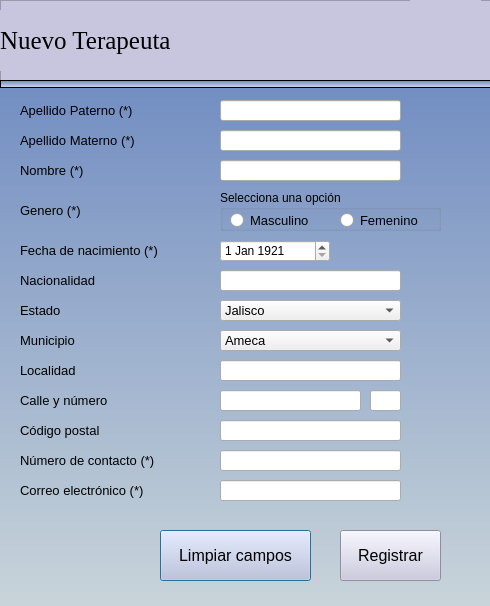
<?xml version="1.0" encoding="UTF-8"?>
<ui version="4.0">
 <class>DialogAgregarTerapeuta</class>
 <widget class="QDialog" name="DialogAgregarTerapeuta">
  <property name="geometry">
   <rect>
    <x>0</x>
    <y>0</y>
    <width>490</width>
    <height>606</height>
   </rect>
  </property>
  <property name="minimumSize">
   <size>
    <width>490</width>
    <height>500</height>
   </size>
  </property>
  <property name="windowTitle">
   <string>Dialog</string>
  </property>
  <widget class="QLabel" name="label">
   <property name="geometry">
    <rect>
     <x>0</x>
     <y>0</y>
     <width>541</width>
     <height>661</height>
    </rect>
   </property>
   <property name="minimumSize">
    <size>
     <width>480</width>
     <height>510</height>
    </size>
   </property>
   <property name="styleSheet">
    <string notr="true">background-color: qlineargradient(spread:pad, x1:0, y1:1, x2:0, y2:0, stop:0 rgba(210, 220, 220), stop:1 rgba(100, 130, 190));

</string>
   </property>
   <property name="text">
    <string/>
   </property>
  </widget>
  <widget class="QLabel" name="label_3">
   <property name="geometry">
    <rect>
     <x>20</x>
     <y>130</y>
     <width>161</width>
     <height>21</height>
    </rect>
   </property>
   <property name="font">
    <font>
     <pointsize>10</pointsize>
    </font>
   </property>
   <property name="text">
    <string>Apellido Materno (*)</string>
   </property>
  </widget>
  <widget class="QLineEdit" name="leCorreoElectronico">
   <property name="geometry">
    <rect>
     <x>220</x>
     <y>480</y>
     <width>181</width>
     <height>21</height>
    </rect>
   </property>
   <property name="font">
    <font>
     <pointsize>10</pointsize>
    </font>
   </property>
   <property name="text">
    <string/>
   </property>
   <property name="maxLength">
    <number>40</number>
   </property>
  </widget>
  <widget class="QLineEdit" name="leNombres">
   <property name="geometry">
    <rect>
     <x>220</x>
     <y>160</y>
     <width>181</width>
     <height>21</height>
    </rect>
   </property>
   <property name="font">
    <font>
     <pointsize>10</pointsize>
    </font>
   </property>
   <property name="maxLength">
    <number>27</number>
   </property>
  </widget>
  <widget class="QLineEdit" name="leCalle">
   <property name="geometry">
    <rect>
     <x>220</x>
     <y>390</y>
     <width>141</width>
     <height>21</height>
    </rect>
   </property>
   <property name="font">
    <font>
     <pointsize>10</pointsize>
    </font>
   </property>
   <property name="maxLength">
    <number>27</number>
   </property>
  </widget>
  <widget class="QLineEdit" name="leLoclidad">
   <property name="geometry">
    <rect>
     <x>220</x>
     <y>360</y>
     <width>181</width>
     <height>21</height>
    </rect>
   </property>
   <property name="font">
    <font>
     <pointsize>10</pointsize>
    </font>
   </property>
   <property name="maxLength">
    <number>27</number>
   </property>
  </widget>
  <widget class="QLabel" name="label_5">
   <property name="geometry">
    <rect>
     <x>20</x>
     <y>240</y>
     <width>181</width>
     <height>21</height>
    </rect>
   </property>
   <property name="font">
    <font>
     <pointsize>10</pointsize>
    </font>
   </property>
   <property name="text">
    <string>Fecha de nacimiento (*)</string>
   </property>
  </widget>
  <widget class="QLabel" name="label_17">
   <property name="geometry">
    <rect>
     <x>20</x>
     <y>510</y>
     <width>121</width>
     <height>21</height>
    </rect>
   </property>
   <property name="font">
    <font>
     <pointsize>10</pointsize>
    </font>
   </property>
   <property name="text">
    <string/>
   </property>
  </widget>
  <widget class="QLabel" name="label_16">
   <property name="geometry">
    <rect>
     <x>20</x>
     <y>480</y>
     <width>171</width>
     <height>21</height>
    </rect>
   </property>
   <property name="font">
    <font>
     <pointsize>10</pointsize>
    </font>
   </property>
   <property name="text">
    <string>Correo electrónico (*)</string>
   </property>
  </widget>
  <widget class="QLabel" name="label_18">
   <property name="geometry">
    <rect>
     <x>20</x>
     <y>270</y>
     <width>101</width>
     <height>21</height>
    </rect>
   </property>
   <property name="font">
    <font>
     <pointsize>10</pointsize>
    </font>
   </property>
   <property name="text">
    <string>Nacionalidad</string>
   </property>
  </widget>
  <widget class="QLineEdit" name="leCodigoPostal">
   <property name="geometry">
    <rect>
     <x>220</x>
     <y>420</y>
     <width>181</width>
     <height>21</height>
    </rect>
   </property>
   <property name="font">
    <font>
     <pointsize>10</pointsize>
    </font>
   </property>
   <property name="maxLength">
    <number>5</number>
   </property>
  </widget>
  <widget class="QPushButton" name="btnCancelar">
   <property name="geometry">
    <rect>
     <x>160</x>
     <y>530</y>
     <width>151</width>
     <height>51</height>
    </rect>
   </property>
   <property name="font">
    <font>
     <pointsize>12</pointsize>
    </font>
   </property>
   <property name="styleSheet">
    <string notr="true">background-color: rgb(255, 211, 160);
background-color: rgb(200, 198, 223);</string>
   </property>
   <property name="text">
    <string>Limpiar campos</string>
   </property>
  </widget>
  <widget class="QLineEdit" name="leNumeroCalle">
   <property name="geometry">
    <rect>
     <x>370</x>
     <y>390</y>
     <width>31</width>
     <height>21</height>
    </rect>
   </property>
   <property name="font">
    <font>
     <pointsize>10</pointsize>
    </font>
   </property>
   <property name="maxLength">
    <number>5</number>
   </property>
  </widget>
  <widget class="QLabel" name="label_6">
   <property name="geometry">
    <rect>
     <x>20</x>
     <y>200</y>
     <width>131</width>
     <height>21</height>
    </rect>
   </property>
   <property name="font">
    <font>
     <pointsize>10</pointsize>
    </font>
   </property>
   <property name="text">
    <string/>
   </property>
  </widget>
  <widget class="QLineEdit" name="leNumeroContacto">
   <property name="geometry">
    <rect>
     <x>220</x>
     <y>450</y>
     <width>181</width>
     <height>21</height>
    </rect>
   </property>
   <property name="font">
    <font>
     <pointsize>10</pointsize>
    </font>
   </property>
   <property name="maxLength">
    <number>10</number>
   </property>
  </widget>
  <widget class="QPushButton" name="btnRegistrar">
   <property name="geometry">
    <rect>
     <x>340</x>
     <y>530</y>
     <width>101</width>
     <height>51</height>
    </rect>
   </property>
   <property name="font">
    <font>
     <pointsize>12</pointsize>
    </font>
   </property>
   <property name="styleSheet">
    <string notr="true">background-color: rgb(180, 255, 199);
background-color: rgb(200, 198, 223);</string>
   </property>
   <property name="text">
    <string>Registrar</string>
   </property>
  </widget>
  <widget class="QLabel" name="label_4">
   <property name="geometry">
    <rect>
     <x>20</x>
     <y>160</y>
     <width>91</width>
     <height>21</height>
    </rect>
   </property>
   <property name="font">
    <font>
     <pointsize>10</pointsize>
    </font>
   </property>
   <property name="text">
    <string>Nombre (*)</string>
   </property>
  </widget>
  <widget class="QLabel" name="label_11">
   <property name="geometry">
    <rect>
     <x>20</x>
     <y>390</y>
     <width>121</width>
     <height>21</height>
    </rect>
   </property>
   <property name="font">
    <font>
     <pointsize>10</pointsize>
    </font>
   </property>
   <property name="text">
    <string>Calle y número</string>
   </property>
  </widget>
  <widget class="QLabel" name="label_9">
   <property name="geometry">
    <rect>
     <x>20</x>
     <y>300</y>
     <width>121</width>
     <height>21</height>
    </rect>
   </property>
   <property name="font">
    <font>
     <pointsize>10</pointsize>
    </font>
   </property>
   <property name="text">
    <string>Estado</string>
   </property>
  </widget>
  <widget class="QLabel" name="label_15">
   <property name="geometry">
    <rect>
     <x>20</x>
     <y>200</y>
     <width>81</width>
     <height>21</height>
    </rect>
   </property>
   <property name="font">
    <font>
     <pointsize>10</pointsize>
    </font>
   </property>
   <property name="text">
    <string>Genero (*)</string>
   </property>
  </widget>
  <widget class="QLineEdit" name="leApellidoPaterno">
   <property name="geometry">
    <rect>
     <x>220</x>
     <y>100</y>
     <width>181</width>
     <height>21</height>
    </rect>
   </property>
   <property name="font">
    <font>
     <pointsize>10</pointsize>
    </font>
   </property>
   <property name="text">
    <string/>
   </property>
   <property name="maxLength">
    <number>27</number>
   </property>
   <property name="dragEnabled">
    <bool>true</bool>
   </property>
  </widget>
  <widget class="QLineEdit" name="leApellidoMaterno">
   <property name="geometry">
    <rect>
     <x>220</x>
     <y>130</y>
     <width>181</width>
     <height>21</height>
    </rect>
   </property>
   <property name="font">
    <font>
     <pointsize>10</pointsize>
    </font>
   </property>
   <property name="maxLength">
    <number>27</number>
   </property>
  </widget>
  <widget class="QLabel" name="label_14">
   <property name="geometry">
    <rect>
     <x>20</x>
     <y>450</y>
     <width>191</width>
     <height>21</height>
    </rect>
   </property>
   <property name="font">
    <font>
     <pointsize>10</pointsize>
    </font>
   </property>
   <property name="text">
    <string>Número de contacto (*)</string>
   </property>
  </widget>
  <widget class="QLabel" name="label_12">
   <property name="geometry">
    <rect>
     <x>20</x>
     <y>330</y>
     <width>121</width>
     <height>21</height>
    </rect>
   </property>
   <property name="font">
    <font>
     <pointsize>10</pointsize>
    </font>
   </property>
   <property name="text">
    <string>Municipio</string>
   </property>
  </widget>
  <widget class="QDateEdit" name="dateEdit">
   <property name="geometry">
    <rect>
     <x>220</x>
     <y>240</y>
     <width>110</width>
     <height>22</height>
    </rect>
   </property>
   <property name="dateTime">
    <datetime>
     <hour>0</hour>
     <minute>0</minute>
     <second>0</second>
     <year>1921</year>
     <month>1</month>
     <day>1</day>
    </datetime>
   </property>
   <property name="minimumDateTime">
    <datetime>
     <hour>1</hour>
     <minute>0</minute>
     <second>0</second>
     <year>1920</year>
     <month>9</month>
     <day>26</day>
    </datetime>
   </property>
  </widget>
  <widget class="QComboBox" name="cbEstado">
   <property name="geometry">
    <rect>
     <x>220</x>
     <y>300</y>
     <width>181</width>
     <height>21</height>
    </rect>
   </property>
   <property name="font">
    <font>
     <pointsize>10</pointsize>
    </font>
   </property>
   <item>
    <property name="text">
     <string>Jalisco</string>
    </property>
   </item>
  </widget>
  <widget class="QLineEdit" name="leNacionalidad">
   <property name="geometry">
    <rect>
     <x>220</x>
     <y>270</y>
     <width>181</width>
     <height>21</height>
    </rect>
   </property>
   <property name="font">
    <font>
     <pointsize>10</pointsize>
    </font>
   </property>
   <property name="maxLength">
    <number>27</number>
   </property>
  </widget>
  <widget class="QLabel" name="label_10">
   <property name="geometry">
    <rect>
     <x>20</x>
     <y>360</y>
     <width>121</width>
     <height>21</height>
    </rect>
   </property>
   <property name="font">
    <font>
     <pointsize>10</pointsize>
    </font>
   </property>
   <property name="text">
    <string>Localidad</string>
   </property>
  </widget>
  <widget class="QLabel" name="label_13">
   <property name="geometry">
    <rect>
     <x>20</x>
     <y>420</y>
     <width>121</width>
     <height>21</height>
    </rect>
   </property>
   <property name="font">
    <font>
     <pointsize>10</pointsize>
    </font>
   </property>
   <property name="text">
    <string>Código postal</string>
   </property>
  </widget>
  <widget class="QLabel" name="label_7">
   <property name="geometry">
    <rect>
     <x>20</x>
     <y>100</y>
     <width>151</width>
     <height>21</height>
    </rect>
   </property>
   <property name="font">
    <font>
     <pointsize>10</pointsize>
    </font>
   </property>
   <property name="text">
    <string>Apellido Paterno (*)</string>
   </property>
  </widget>
  <widget class="QComboBox" name="cbMunicipio">
   <property name="geometry">
    <rect>
     <x>220</x>
     <y>330</y>
     <width>181</width>
     <height>21</height>
    </rect>
   </property>
   <property name="font">
    <font>
     <pointsize>10</pointsize>
    </font>
   </property>
   <item>
    <property name="text">
     <string>Ameca</string>
    </property>
   </item>
  </widget>
  <widget class="QFrame" name="frame">
   <property name="geometry">
    <rect>
     <x>0</x>
     <y>0</y>
     <width>531</width>
     <height>81</height>
    </rect>
   </property>
   <property name="styleSheet">
    <string notr="true">background-color: rgb(200, 198, 223);</string>
   </property>
   <property name="frameShape">
    <enum>QFrame::StyledPanel</enum>
   </property>
   <property name="frameShadow">
    <enum>QFrame::Raised</enum>
   </property>
   <widget class="QLabel" name="label_Tutor">
    <property name="geometry">
     <rect>
      <x>0</x>
      <y>10</y>
      <width>401</width>
      <height>61</height>
     </rect>
    </property>
    <property name="font">
     <font>
      <family>Times New Roman</family>
      <pointsize>19</pointsize>
      <weight>9</weight>
      <italic>false</italic>
      <bold>false</bold>
     </font>
    </property>
    <property name="styleSheet">
     <string notr="true">
font: 75 19pt &quot;Times New Roman&quot;;</string>
    </property>
    <property name="text">
     <string>Nuevo Terapeuta</string>
    </property>
   </widget>
   <widget class="QLabel" name="label_23">
    <property name="geometry">
     <rect>
      <x>410</x>
      <y>0</y>
      <width>71</width>
      <height>71</height>
     </rect>
    </property>
    <property name="font">
     <font>
      <pointsize>10</pointsize>
     </font>
    </property>
    <property name="styleSheet">
     <string notr="true">image: url(:/newPrefix/familia.png);</string>
    </property>
    <property name="text">
     <string/>
    </property>
   </widget>
  </widget>
  <widget class="QFrame" name="frame_2">
   <property name="geometry">
    <rect>
     <x>0</x>
     <y>80</y>
     <width>531</width>
     <height>8</height>
    </rect>
   </property>
   <property name="maximumSize">
    <size>
     <width>16777215</width>
     <height>8</height>
    </size>
   </property>
   <property name="styleSheet">
    <string notr="true">background-color: qlineargradient(spread:pad, x1:0, y1:1, x2:0, y2:0, stop:0 rgba(214, 225, 229), stop:1 rgba(109, 130, 198));
</string>
   </property>
   <property name="frameShape">
    <enum>QFrame::StyledPanel</enum>
   </property>
   <property name="frameShadow">
    <enum>QFrame::Raised</enum>
   </property>
  </widget>
  <widget class="QGroupBox" name="groupBox">
   <property name="geometry">
    <rect>
     <x>220</x>
     <y>190</y>
     <width>221</width>
     <height>41</height>
    </rect>
   </property>
   <property name="title">
    <string>Selecciona una opción</string>
   </property>
   <widget class="QRadioButton" name="rbFemenino">
    <property name="geometry">
     <rect>
      <x>120</x>
      <y>20</y>
      <width>101</width>
      <height>20</height>
     </rect>
    </property>
    <property name="font">
     <font>
      <pointsize>10</pointsize>
     </font>
    </property>
    <property name="text">
     <string>Femenino</string>
    </property>
   </widget>
   <widget class="QRadioButton" name="rbMasculino">
    <property name="geometry">
     <rect>
      <x>10</x>
      <y>20</y>
      <width>111</width>
      <height>20</height>
     </rect>
    </property>
    <property name="font">
     <font>
      <pointsize>10</pointsize>
     </font>
    </property>
    <property name="text">
     <string>Masculino</string>
    </property>
   </widget>
  </widget>
 </widget>
 <resources>
  <include location="images/image.qrc"/>
 </resources>
 <connections/>
</ui>
